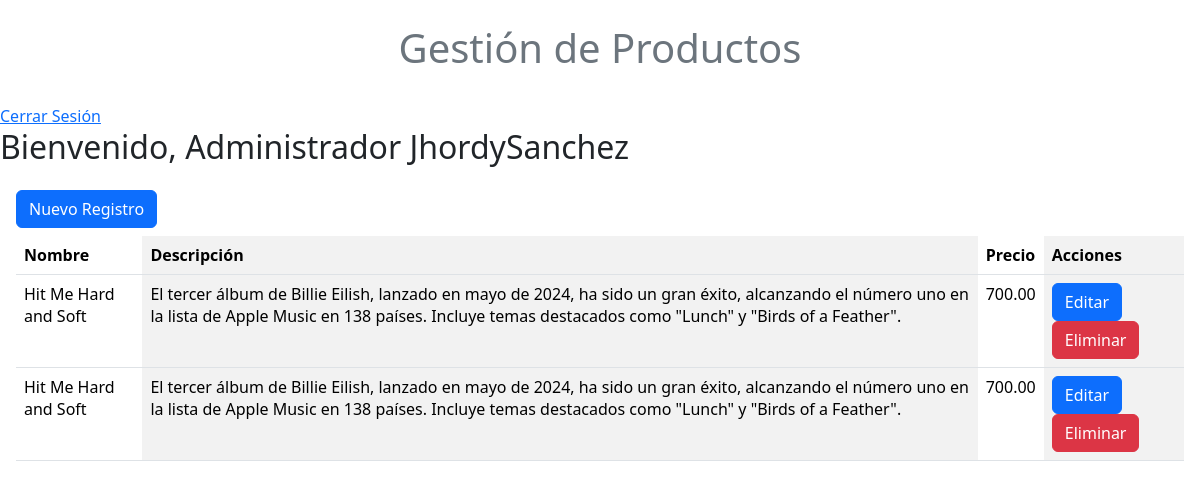
/panel_administrador.php (signed in), run on the app's committed database.
### tables this page shows
CREATE TABLE `productos` (
  `id` int(11) NOT NULL,
  `nombre` varchar(100) DEFAULT NULL,
  `descripcion` text DEFAULT NULL,
  `precio` decimal(10,2) DEFAULT NULL
);

### panel_administrador.php (the view, shortened to what this page needs)
<div?php
session_start();
if ($_SESSION['tipo'] != 'Administrador') {
    header('Location: login.php');
    exit();
}
?>
<!DOCTYPE html>
<html>
<head>
<link href="https://cdn.jsdelivr.net/npm/bootstrap@5.3.3/dist/css/bootstrap.min.css" rel="stylesheet">
</head>
<body>
<h1 class="text-center text-secondary font-weight-bold p-4">Gestión de Productos</h1>
<nav>
    <a href="controllers/cerrar-sesion.php">Cerrar Sesión</a>
</nav>
<section>
    <h2>Bienvenido, Administrador <?php
if (isset($_SESSION['usuario'])) {
    $usuario = $_SESSION['usuario'];
    echo $usuario;
} else {
    echo "No hay usuario logueado.";
}
?></h2>
<div class="p-3 table-responsive">
<button type="button" class="btn btn-primary mb-2" data-bs-toggle="modal" data-bs-target="#exampleModal">
  Nuevo Registro
</button>
    <table class="table table-hover table-striped-columns">
        <thead>
            <tr>
                <th>Nombre</th>
                <th>Descripción</th>
                <th>Precio</th>
                <th>Acciones</th>
            </tr>
        </thead>
        <tbody>
            <?php
            include('db/conexion.php');
            $sql = "SELECT * FROM productos";
            $result = $conn->query($sql);
            while ($row = $result->fetch_assoc()) { ?>
                <tr>
                        <td><?php echo $row['nombre'] ?></td>
                        <td><?php echo $row['descripcion'] ?></td>
                        <td><?php echo $row['precio'] ?></td>
                        <td>
                            <button type="button" class="btn btn-primary" data-bs-toggle="modal" data-bs-target="#exampleModal2<?php echo $row['id'] ?>">Editar</button>
                            <a href="controllers/controller-eliminar_producto.php?id=<?php echo $row['id']?>" class="btn btn-danger">Eliminar</a>
                        </td>
                      </tr>
          <?php  }
            ?>
        </tbody>
    </table>
    </div>
</section>
</body>
</html>

### data on the page
productos: nombre "Hit Me Hard and Soft", descripcion "El tercer álbum de Billie Eilish, lanzado en mayo de 2024, ha sido un gran éxito, alcanzando el número uno en la lista de Apple Music en 138 países. Incluye temas destacados como \"Lunch\" y \"Birds of a Feather\".", precio "700.00"
productos: nombre "Hit Me Hard and Soft", descripcion "El tercer álbum de Billie Eilish, lanzado en mayo de 2024, ha sido un gran éxito, alcanzando el número uno en la lista de Apple Music en 138 países. Incluye temas destacados como \"Lunch\" y \"Birds of a Feather\".", precio "700.00"

### other printed values
$usuario "JhordySanchez"
